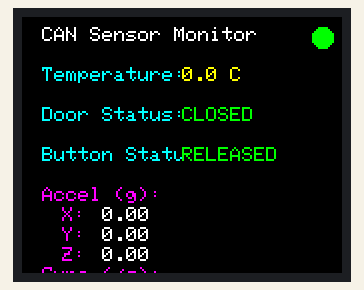
Simulated run of this sketch. Board: ESP32. Parts: 160×128 colour display. What the sketch prints to the serial monitor is not drawn.

Above: at 0.3 s.
At 5.2 s:
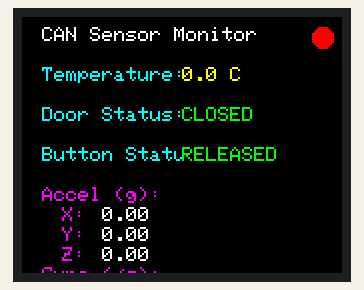

The sketch:

receiver_code.ino
```cpp
#include <SPI.h>
#include <mcp2515.h>
#include <Adafruit_GFX.h>
#include <Adafruit_ST7735.h>
#include <Wire.h>

#define TFT_CS     2
#define TFT_DC     4
#define TFT_RST    15

Adafruit_ST7735 tft = Adafruit_ST7735(TFT_CS, TFT_DC, TFT_RST);

struct can_frame canMsg;
MCP2515 mcp2515(5);

#define CAN_TX_ID 0x036
#define CAN_MPU_ID 0x038
#define CAN_ACK_ID 0x037

unsigned long lastDisplayUpdate = 0;
#define DISPLAY_REFRESH_INTERVAL 200

typedef struct {
  float temperature = 0.0;
  bool doorState = false;
  bool buttonState = false;
  float accelX = 0.0, accelY = 0.0, accelZ = 0.0;
  float gyroX = 0.0, gyroY = 0.0, gyroZ = 0.0;
  unsigned long lastUpdate = 0;
} SensorData;

SensorData currentData;
bool newDataAvailable = false;

void setup() {
  Serial.begin(115200);

  tft.initR(INITR_BLACKTAB);
  tft.setRotation(3);
  tft.fillScreen(ST77XX_BLACK);
  tft.setTextWrap(false);
  tft.setTextSize(1);

  SPI.begin();
  mcp2515.reset();
  mcp2515.setBitrate(CAN_500KBPS, MCP_8MHZ);
  mcp2515.setNormalMode();

  drawStaticUI();

  Serial.println("CAN Receiver Ready");
}

void loop() {

  if (mcp2515.readMessage(&canMsg) == MCP2515::ERROR_OK) {
    processIncomingData();
    newDataAvailable = true;
  }

  if (newDataAvailable || (millis() - lastDisplayUpdate >= DISPLAY_REFRESH_INTERVAL)) {
    updateDisplay();
    lastDisplayUpdate = millis();
    newDataAvailable = false;
  }
}

void processIncomingData() {
  switch (canMsg.can_id) {
    case CAN_TX_ID:
      if (canMsg.can_dlc >= 4) {
        int16_t tempInt = (canMsg.data[0] << 8) | canMsg.data[1];
        currentData.temperature = tempInt / 100.0f;

        currentData.doorState = canMsg.data[2] > 0;

        currentData.buttonState = canMsg.data[3] > 0;

        Serial.println("Received primary sensor data");
      }
      break;

    case CAN_MPU_ID:

      if (canMsg.can_dlc >= 6) {
        if (canMsg.data[0] & 0x80) {

          currentData.gyroX = ((int16_t)(canMsg.data[0] << 8) | canMsg.data[1]) / 131.0f;
          currentData.gyroY = ((int16_t)(canMsg.data[2] << 8) | canMsg.data[3]) / 131.0f;
          currentData.gyroZ = ((int16_t)(canMsg.data[4] << 8) | canMsg.data[5]) / 131.0f;
          Serial.println("Received gyroscope data");
        } else {

          currentData.accelX = ((int16_t)(canMsg.data[0] << 8) | canMsg.data[1]) / 16384.0f;
          currentData.accelY = ((int16_t)(canMsg.data[2] << 8) | canMsg.data[3]) / 16384.0f;
          currentData.accelZ = ((int16_t)(canMsg.data[4] << 8) | canMsg.data[5]) / 16384.0f;
          Serial.println("Received accelerometer data");
        }
      }
      break;
  }

  currentData.lastUpdate = millis();
  sendAcknowledgment();
}

void sendAcknowledgment() {
  canMsg.can_id = CAN_ACK_ID;
  canMsg.can_dlc = 0;
  if (mcp2515.sendMessage(&canMsg) == MCP2515::ERROR_OK) {
    Serial.println("Sent ACK");
  } else {
    Serial.println("Failed to send ACK");
  }
}

void drawStaticUI() {
  tft.fillScreen(ST77XX_BLACK);

  tft.setTextColor(ST77XX_WHITE);
  tft.setCursor(10, 5);
  tft.print("CAN Sensor Monitor");

  tft.setTextColor(ST77XX_CYAN);
  tft.setCursor(10, 25);
  tft.print("Temperature:");

  tft.setCursor(10, 45);
  tft.print("Door Status:");

  tft.setCursor(10, 65);
  tft.print("Button Status:");

  tft.setTextColor(ST77XX_MAGENTA);
  tft.setCursor(10, 85);
  tft.print("Accel (g):");
  tft.setCursor(20, 95);
  tft.print("X:");
  tft.setCursor(20, 105);
  tft.print("Y:");
  tft.setCursor(20, 115);
  tft.print("Z:");

  tft.setCursor(10, 125);
  tft.print("Gyro (/s):");
  tft.setCursor(20, 135);
  tft.print("X:");
  tft.setCursor(20, 145);
  tft.print("Y:");
  tft.setCursor(20, 155);
  tft.print("Z:");

  tft.setTextColor(ST77XX_WHITE);
  tft.setCursor(10, 175);
  tft.print("Last Update:");
}

void updateDisplay() {

  tft.fillRect(80, 25, tft.width() - 90, 8, ST77XX_BLACK);
  tft.setTextColor(ST77XX_YELLOW);
  tft.setCursor(80, 25);
  tft.print(currentData.temperature, 1);
  tft.print(" C");

  tft.fillRect(80, 45, tft.width() - 90, 8, ST77XX_BLACK);
  tft.setTextColor(currentData.doorState ? ST77XX_RED : ST77XX_GREEN);
  tft.setCursor(80, 45);
  tft.print(currentData.doorState ? "OPEN" : "CLOSED");

  tft.fillRect(80, 65, tft.width() - 90, 8, ST77XX_BLACK);
  tft.setTextColor(currentData.buttonState ? ST77XX_RED : ST77XX_GREEN);
  tft.setCursor(80, 65);
  tft.print(currentData.buttonState ? "PRESSED" : "RELEASED");

  tft.fillRect(40, 95, 60, 8, ST77XX_BLACK);
  tft.fillRect(40, 105, 60, 8, ST77XX_BLACK);
  tft.fillRect(40, 115, 60, 8, ST77XX_BLACK);
  tft.setTextColor(ST77XX_WHITE);

  tft.setCursor(40, 95);
  tft.print(currentData.accelX, 2);
  tft.setCursor(40, 105);
  tft.print(currentData.accelY, 2);
  tft.setCursor(40, 115);
  tft.print(currentData.accelZ, 2);

  tft.fillRect(40, 135, 60, 8, ST77XX_BLACK);
  tft.fillRect(40, 145, 60, 8, ST77XX_BLACK);
  tft.fillRect(40, 155, 60, 8, ST77XX_BLACK);
  tft.setTextColor(ST77XX_WHITE);

  tft.setCursor(40, 135);
  tft.print(currentData.gyroX, 1);
  tft.setCursor(40, 145);
  tft.print(currentData.gyroY, 1);
  tft.setCursor(40, 155);
  tft.print(currentData.gyroZ, 1);

  tft.fillRect(80, 175, tft.width() - 90, 8, ST77XX_BLACK);
  tft.setTextColor(ST77XX_WHITE);

  unsigned long secondsAgo = (millis() - currentData.lastUpdate) / 2000;
  String timeStr;
  if (currentData.lastUpdate == 0) {
    timeStr = "Never";
  } else if (secondsAgo < 60) {
    timeStr = String(secondsAgo) + "s ago";
  } else {
    timeStr = String(secondsAgo / 60) + "m ago";
  }

  tft.setCursor(80, 175);
  tft.print(timeStr);


  bool dataIsFresh = (millis() - currentData.lastUpdate) < 5000;
  tft.fillCircle(tft.width() - 10, 10, 5, dataIsFresh ? ST77XX_GREEN : ST77XX_RED);
}
```

Measured:
- what the display in image 0 shows lasts 4.9 s, from 0.2 s to 5.1 s
